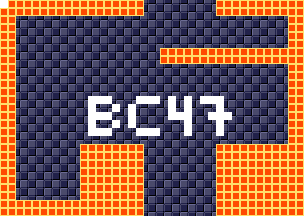

Below is a game level as drawn by its tile map, then a one-line description and the .tmx that defines it (tile-layer data replaced by summaries):
An orthogonal 38x27 tile map with 8x8 px tiles, 4 tile layers (background, foreground, room numbers, Objects), 15 tilesets.

<map version="1.5" tiledversion="1.7.1" orientation="orthogonal" renderorder="right-down" width="38" height="27" tilewidth="8" tileheight="8" infinite="0" nextlayerid="11" nextobjectid="1">
 <tileset firstgid="1" source="tilesheets/tsKarniMata.tsx" />
 <tileset firstgid="1025" source="tilesheets/tsVoodooWasp.tsx" />
 <tileset firstgid="2049" source="tilesheets/tsBurial.tsx" />
 <tileset firstgid="3073" source="tilesheets/tsBlueTemple.tsx" />
 <tileset firstgid="4097" source="tilesheets/tsGoddess.tsx" />
 <tileset firstgid="5121" source="tilesheets/tsKonark.tsx" />
 <tileset firstgid="6145" name="sEnemies" tilewidth="8" tileheight="8" tilecount="1024" columns="32">
  <image source="../grapx/tilesheets/sObjects.bmp" trans="ff94ff" width="256" height="256" />
 </tileset>
 <tileset firstgid="7169" source="tilesheets/tsIceTemple.tsx" />
 <tileset firstgid="8193" source="tilesheets/tsLavaArea.tsx" />
 <tileset firstgid="9217" source="tilesheets/tsBossArea.tsx" />
 <tileset firstgid="10241" source="tilesheets/tsPegu.tsx" />
 <tileset firstgid="11265" source="tilesheets/sTiwanakuTemple.tsx" />
 <tileset firstgid="12289" source="tilesheets/sIndraTemple.tsx" />
 <tileset firstgid="13313" source="tilesheets/sTeleport.tsx" />
 <tileset firstgid="14337" source="tilesheets/sObjects.tsx" />
 <layer id="2" name="background" width="38" height="27">
  <data>[1026 cells, 1026 non-empty, 2 distinct tile ids]</data>
 </layer>
 <layer id="1" name="foreground" width="38" height="27">
  <data>[1026 cells, 359 non-empty, 1 distinct tile ids]</data>
 </layer>
 <layer id="7" name="room numbers" width="38" height="27">
  <data>[1026 cells, 41 non-empty, 1 distinct tile ids]</data>
 </layer>
 <layer id="10" name="Objects" width="38" height="27">
  <data>[1026 cells, 0 non-empty, 0 distinct tile ids]</data>
 </layer>
</map>
